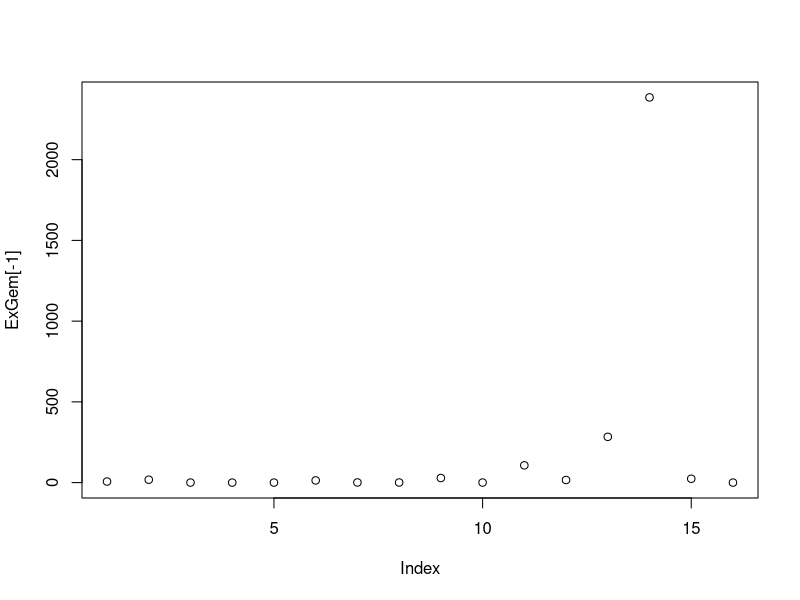
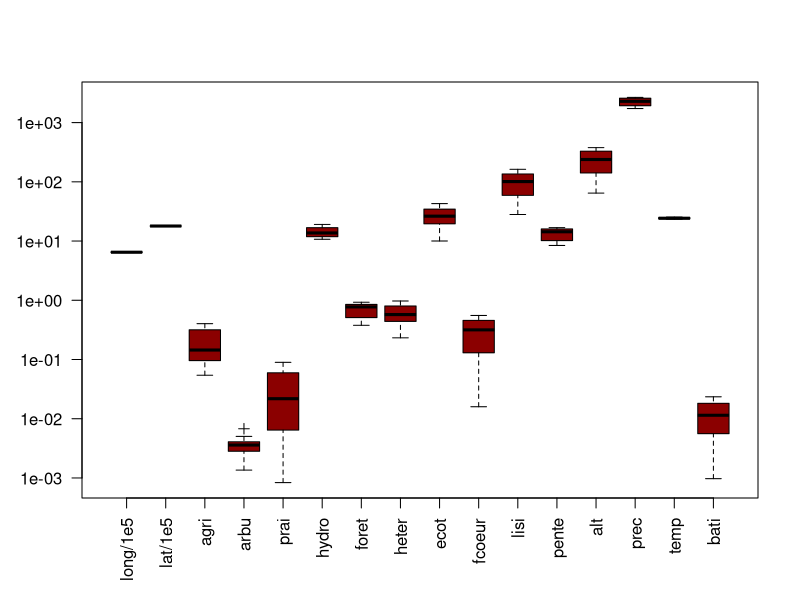
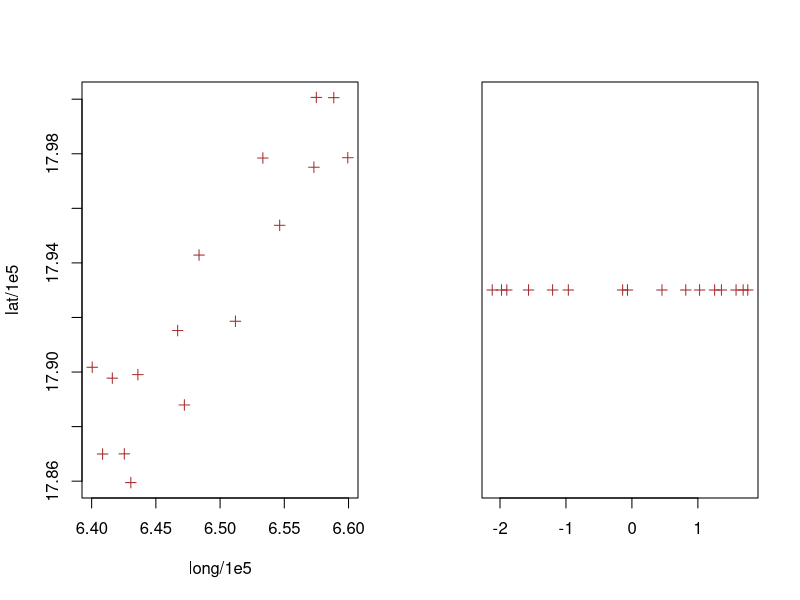
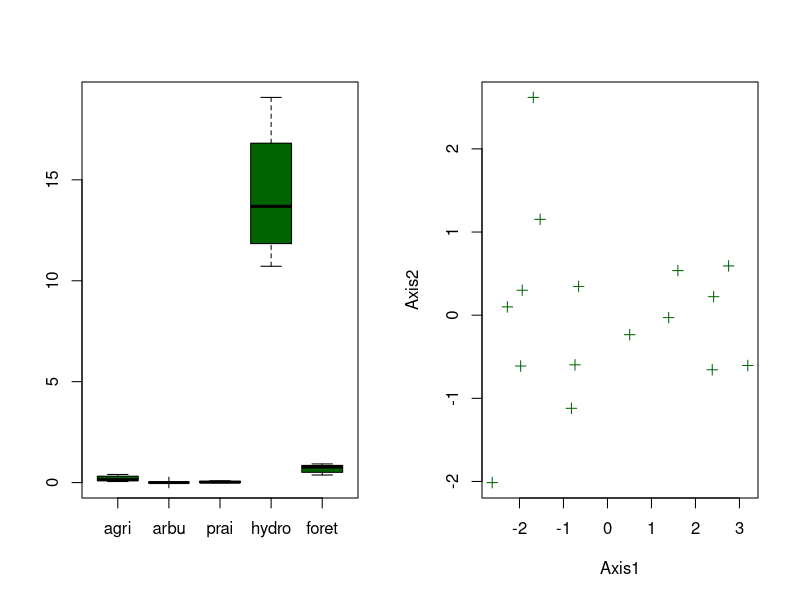
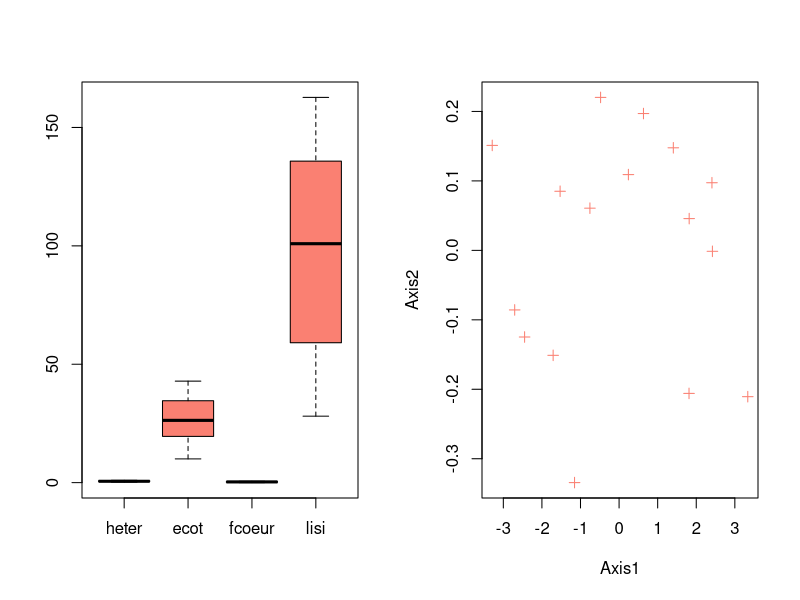
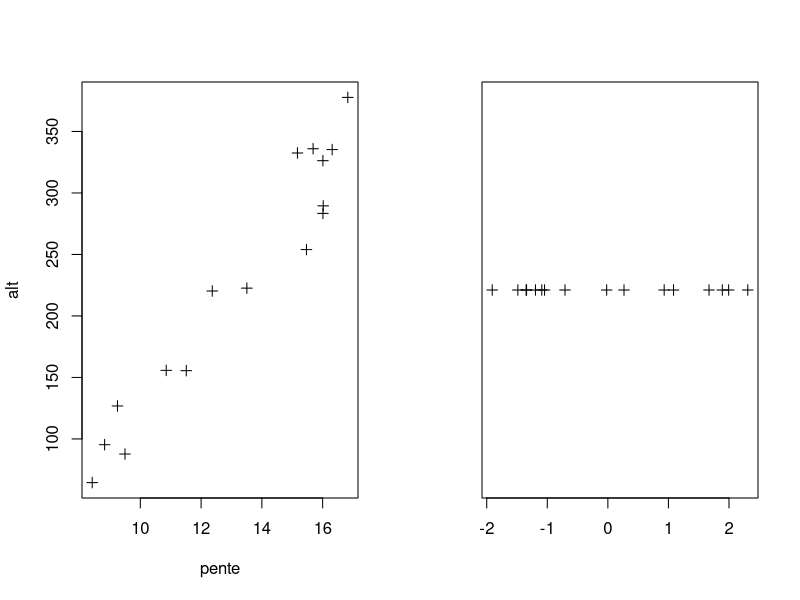
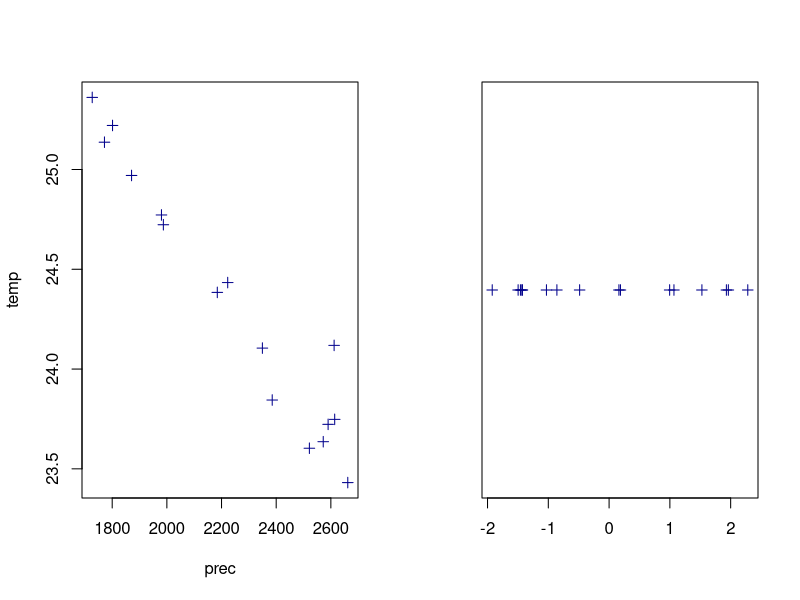
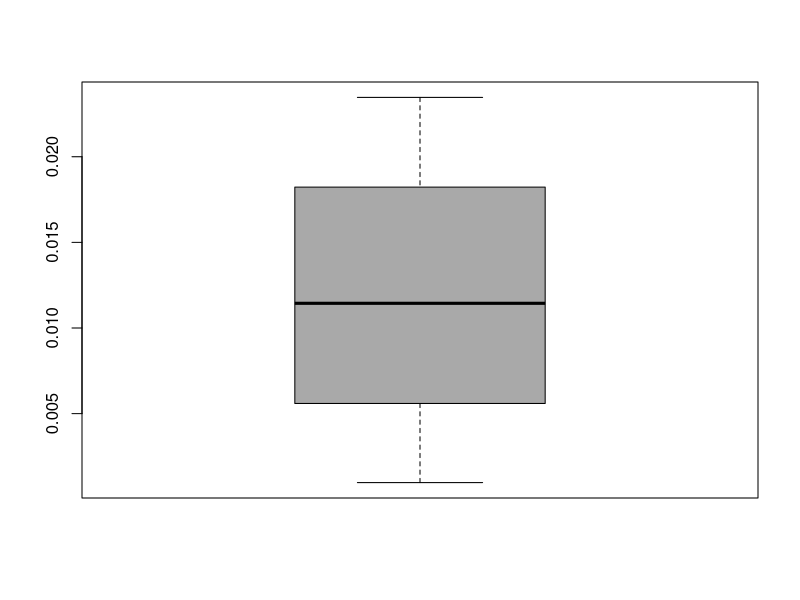

Write R code to recreate these figures, in order. (Note: this script raises an error after producing the figures.)
## ---- chunk 1
knitr::opts_chunk$set(fig.align="center", fig.width=6, fig.height=6, fig.path="Figs/", echo=TRUE, warning=FALSE, message=FALSE, cache=TRUE)
## ---- chunk 2
library(tidyverse)
library(ade4)
library(vegan)
#library(rpart)

#library(MASS)
## ---- chunk 3
habitat = read.table("../data/habitat.tsv", sep = "\t",
                     stringsAsFactors = T, header = T, na.strings = T)
especes = read.table("../data/especes.tsv", sep = "\t",
                     stringsAsFactors = T, header = T, na.strings = T)
commu = read.table("../data/communautes.tsv", sep = "\t", stringsAsFactors = T, header = T, na.strings = T)

habitat = habitat[,-2:-3]
habitat[,2:3] = habitat[,2:3]/1e5 ;# habitat[15] = habitat[15]/1e3
name = colnames(habitat)
name[2:3] = c("long/1e5","lat/1e5");# name[15] = "prec/1e3"
colnames(habitat) = name
## ---- chunk 4
# Récupération des noms des colonnes correspondant aux espèces (colonnes 2 à 17)
vectNom = names(commu[2:17])

# Création d'une liste vide pour stocker les sous-ensembles
listSubsets = list()
# Parcours de toutes les espèces
for (i in 1:length(vectNom)) {
  especesActu = vectNom[i]
  # Extraction des numéros de lieu (IdPE) où l'espèce a une présence (valeur 1)
  foosubset = commu$IdPE[commu[[especesActu]] == 1]
  listSubsets[[especesActu]] = foosubset
}

listSubsets$Gem
## ---- chunk 5
par(mfrow = c(1,1))
ExGem = colMeans(subset(habitat, habitat$IdPE %in% listSubsets$Gem))
plot(ExGem[-1])
## ---- chunk 6
ExMat = t(sapply(names(listSubsets), function(name) {
  colMeans(subset(habitat, habitat$IdPE %in% listSubsets[[name]]))
}))
ExMat = ExMat[,-1]
## ---- chunk 7
chisq.test(habitat[,2:17])

for (i in 2:17){
  print(chisq.test(habitat[,i]))
}
## ---- chunk 8
boxplot(ExMat,
     pch = 3, col = "darkred",
     las = 2, log = "y")
## ---- chunk 9
par(mfrow = c(1,2))

#   1. Point d'écoute : 

plot(ExMat[,1:2],
     pch = 3, col = "brown")

acp.Ecoute = dudi.pca(ExMat[,1:2]
                 ,scannf = FALSE, nf = 1)
plot(acp.Ecoute$li,
     pch = 3, col = "brown")

#corrélation +

#  2. Occupation du sol : 
  
boxplot(ExMat[,3:7],
     pch = 3, col = "darkgreen")

acp.Ocuu = dudi.pca(ExMat[,3:7]
                 ,scannf = FALSE, nf = 2)
plot(acp.Ocuu$li,
     pch = 3, col = "darkgreen")

# pas de corrélation

#  3. Fragmentation : 

boxplot(ExMat[,8:11],
     pch = 3, col = "salmon")


acp.Frag = dudi.pca(ExMat[,8:11]
                 ,scannf = FALSE, nf = 2)
plot(acp.Frag$li,
     pch = 3, col = "salmon")

# pas de corrélation

#  4. Topographie

plot(ExMat[,12:13],
     pch = 3, col = "black")

acp.Topo = dudi.pca(ExMat[,12:13]
                 ,scannf = FALSE, nf = 1)
plot(acp.Topo$li,
     pch = 3, col = "black")

# corrélation +

#  5. condition topographique

plot(ExMat[,14:15],
     pch = 3, col = "darkblue")

acp.CondTopo = dudi.pca(ExMat[,14:15]
                 ,scannf = FALSE, nf = 1)
plot(acp.CondTopo$li,
     pch = 3, col = "darkblue")

# corrélation -

#  6. Urbanisation

par(mfrow = c(1,1))
boxplot(ExMat[,16],
     pch = 3, col = "darkgray")

# c'est une ligne

# 7. Total
par(mfrow = c(1,2))
boxplot(ExMat,
     pch = 3, col = "darkred",
     las = 2, log = "y")
acp.Total = dudi.pca(ExMat[,1:15], scannf = FALSE, nf = 2)

# bordel imonde
## ---- chunk 10
# discrimin = AFD
# les arg : (acp, var qualitative)
afd.Ecoute.Taille = discrimin(acp.Ecoute,as.factor(especes$Taille)
                 , scannf = FALSE, nf = 2)

plot(afd.Ecoute.Taille)

par(mfrow = c(1,2))

s.arrow(afd.Ecoute.Taille$fa,
        grid = F)

s.corcircle(afd.Ecoute.Taille$li,
        grid = F)


#########
afd.Ocuu.Taille = discrimin(acp.Ocuu,as.factor(especes$Taille)
                 , scannf = FALSE, nf = 2)

plot(afd.Ocuu.Taille)

par(mfrow = c(1,2))

s.arrow(afd.Ocuu.Taille$fa,
        grid = F)

s.corcircle(afd.Ocuu.Taille$li,
        grid = F)

########
afd.Frag.Taille = discrimin(acp.Frag,as.factor(especes$Taille)
                 , scannf = FALSE, nf = 2)

plot(afd.Frag.Taille)

par(mfrow = c(1,2))

s.arrow(afd.Frag.Taille$fa,
        grid = F)

s.corcircle(afd.Frag.Taille$li,
        grid = F)
########
afd.Mat.Taille = discrimin(acp.Topo,as.factor(especes$Taille)
                 , scannf = FALSE, nf = 2)

plot(afd.Ecoute.Taille)

par(mfrow = c(1,2))

s.arrow(afd.Mat.Taille$fa,
        grid = F)

s.corcircle(afd.Mat.Taille$li,
        grid = F)

########
afd.CondTopo.Taille = discrimin(acp.CondTopo,as.factor(especes$Taille)
                 , scannf = FALSE, nf = 2)

plot(afd.CondTopo.Taille)

par(mfrow = c(1,2))

s.arrow(afd.CondTopo.Taille$fa,
        grid = F)

s.corcircle(afd.CondTopo.Taille$li,
        grid = F)
## ---- chunk 11
